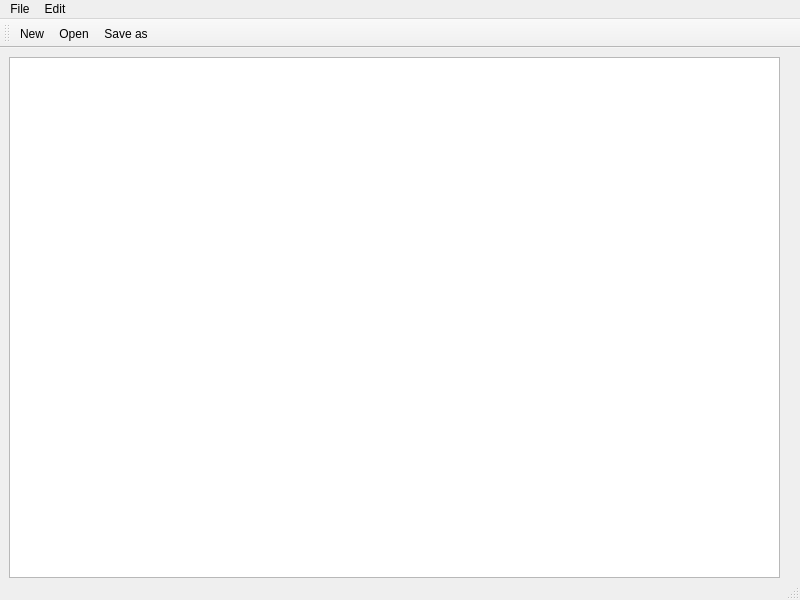
<?xml version="1.0" encoding="UTF-8"?>
<ui version="4.0">
 <class>MainWindow</class>
 <widget class="QMainWindow" name="MainWindow">
  <property name="geometry">
   <rect>
    <x>0</x>
    <y>0</y>
    <width>800</width>
    <height>600</height>
   </rect>
  </property>
  <property name="windowTitle">
   <string>MainWindow</string>
  </property>
  <widget class="QWidget" name="centralwidget">
   <widget class="QWidget" name="verticalLayoutWidget">
    <property name="geometry">
     <rect>
      <x>9</x>
      <y>9</y>
      <width>771</width>
      <height>521</height>
     </rect>
    </property>
    <layout class="QVBoxLayout" name="verticalLayout">
     <item>
      <widget class="QTextEdit" name="textEdit"/>
     </item>
    </layout>
   </widget>
  </widget>
  <widget class="QMenuBar" name="menubar">
   <property name="geometry">
    <rect>
     <x>0</x>
     <y>0</y>
     <width>800</width>
     <height>21</height>
    </rect>
   </property>
   <widget class="QMenu" name="menuFile">
    <property name="title">
     <string>File</string>
    </property>
    <addaction name="actionNew"/>
    <addaction name="actionOpen"/>
    <addaction name="actionSave_as"/>
    <addaction name="actionPrint"/>
    <addaction name="actionExit"/>
   </widget>
   <widget class="QMenu" name="menuEdit">
    <property name="title">
     <string>Edit</string>
    </property>
    <addaction name="actionCopy"/>
    <addaction name="actionPast"/>
    <addaction name="actionCut"/>
    <addaction name="actionUndo"/>
    <addaction name="actionRedo"/>
   </widget>
   <addaction name="menuFile"/>
   <addaction name="menuEdit"/>
  </widget>
  <widget class="QStatusBar" name="statusbar"/>
  <widget class="QToolBar" name="toolBar">
   <property name="windowTitle">
    <string>toolBar</string>
   </property>
   <attribute name="toolBarArea">
    <enum>TopToolBarArea</enum>
   </attribute>
   <attribute name="toolBarBreak">
    <bool>false</bool>
   </attribute>
   <addaction name="actionNew"/>
   <addaction name="actionOpen"/>
   <addaction name="actionSave_as"/>
  </widget>
  <action name="actionNew">
   <property name="icon">
    <iconset resource="Resources.qrc">
     <normaloff>:/images/images/DHFTqTiow5dtJhiMLsVQ9Q==.ico</normaloff>:/images/images/DHFTqTiow5dtJhiMLsVQ9Q==.ico</iconset>
   </property>
   <property name="text">
    <string>New</string>
   </property>
  </action>
  <action name="actionOpen">
   <property name="icon">
    <iconset>
     <normalon>:/images/images/netfol.ico</normalon>
    </iconset>
   </property>
   <property name="text">
    <string>Open</string>
   </property>
  </action>
  <action name="actionSave_as">
   <property name="icon">
    <iconset>
     <normalon>:/images/images/wmp.ico</normalon>
    </iconset>
   </property>
   <property name="text">
    <string>Save as</string>
   </property>
  </action>
  <action name="actionPrint">
   <property name="text">
    <string>Print</string>
   </property>
  </action>
  <action name="actionExit">
   <property name="text">
    <string>Exit</string>
   </property>
  </action>
  <action name="actionCopy">
   <property name="text">
    <string>Copy</string>
   </property>
  </action>
  <action name="actionPast">
   <property name="text">
    <string>Past</string>
   </property>
  </action>
  <action name="actionCut">
   <property name="text">
    <string>Cut</string>
   </property>
  </action>
  <action name="actionUndo">
   <property name="text">
    <string>Undo</string>
   </property>
  </action>
  <action name="actionRedo">
   <property name="text">
    <string>Redo</string>
   </property>
  </action>
 </widget>
 <resources>
  <include location="Resources.qrc"/>
 </resources>
 <connections/>
</ui>
